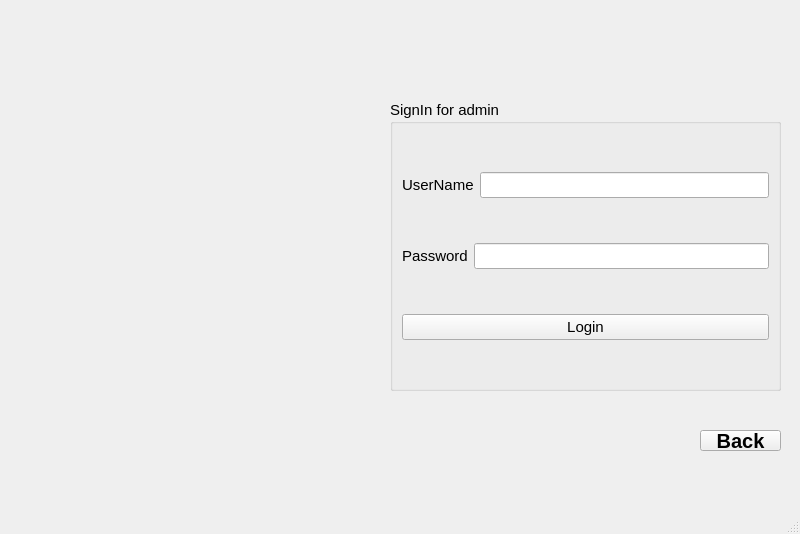
<?xml version="1.0" encoding="UTF-8"?>
<ui version="4.0">
 <class>Loginscreen_Admin</class>
 <widget class="QMainWindow" name="Loginscreen_Admin">
  <property name="geometry">
   <rect>
    <x>0</x>
    <y>0</y>
    <width>800</width>
    <height>534</height>
   </rect>
  </property>
  <property name="windowTitle">
   <string>MainWindow</string>
  </property>
  <widget class="QWidget" name="centralwidget">
   <widget class="QGroupBox" name="groupBox">
    <property name="geometry">
     <rect>
      <x>390</x>
      <y>100</y>
      <width>391</width>
      <height>291</height>
     </rect>
    </property>
    <property name="font">
     <font>
      <pointsize>11</pointsize>
     </font>
    </property>
    <property name="title">
     <string>SignIn for admin</string>
    </property>
    <layout class="QVBoxLayout" name="verticalLayout">
     <item>
      <layout class="QHBoxLayout" name="horizontalLayout">
       <item>
        <widget class="QLabel" name="label">
         <property name="text">
          <string>UserName</string>
         </property>
        </widget>
       </item>
       <item>
        <widget class="QLineEdit" name="lineEdit_Admin_username">
         <property name="font">
          <font>
           <pointsize>11</pointsize>
          </font>
         </property>
        </widget>
       </item>
      </layout>
     </item>
     <item>
      <layout class="QHBoxLayout" name="horizontalLayout_2">
       <item>
        <widget class="QLabel" name="label_2">
         <property name="text">
          <string>Password</string>
         </property>
        </widget>
       </item>
       <item>
        <widget class="QLineEdit" name="lineEdit_Admin_password">
         <property name="font">
          <font>
           <pointsize>11</pointsize>
          </font>
         </property>
         <property name="echoMode">
          <enum>QLineEdit::Password</enum>
         </property>
        </widget>
       </item>
      </layout>
     </item>
     <item>
      <widget class="QPushButton" name="pushButton_Login_Admin">
       <property name="text">
        <string>Login</string>
       </property>
      </widget>
     </item>
    </layout>
   </widget>
   <widget class="QPushButton" name="pushButton_back_admin_login">
    <property name="geometry">
     <rect>
      <x>700</x>
      <y>430</y>
      <width>81</width>
      <height>21</height>
     </rect>
    </property>
    <property name="font">
     <font>
      <pointsize>15</pointsize>
      <bold>true</bold>
     </font>
    </property>
    <property name="text">
     <string>Back</string>
    </property>
   </widget>
   <widget class="QLabel" name="label_3">
    <property name="geometry">
     <rect>
      <x>0</x>
      <y>-6</y>
      <width>381</width>
      <height>511</height>
     </rect>
    </property>
    <property name="text">
     <string/>
    </property>
    <property name="pixmap">
     <pixmap resource="Resource.qrc">:/Resource/Image/ONLINE PLAYBOOK.2.png</pixmap>
    </property>
    <property name="scaledContents">
     <bool>true</bool>
    </property>
   </widget>
  </widget>
  <widget class="QMenuBar" name="menubar">
   <property name="geometry">
    <rect>
     <x>0</x>
     <y>0</y>
     <width>800</width>
     <height>20</height>
    </rect>
   </property>
  </widget>
  <widget class="QStatusBar" name="statusbar"/>
 </widget>
 <resources>
  <include location="Resource.qrc"/>
 </resources>
 <connections/>
</ui>
